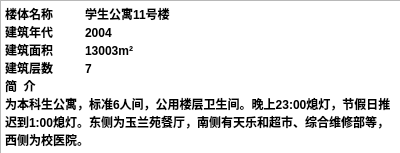
<?xml version="1.0" encoding="UTF-8"?>
<ui version="4.0">
 <class>A11shyihao</class>
 <widget class="QDialog" name="A11shyihao">
  <property name="geometry">
   <rect>
    <x>0</x>
    <y>0</y>
    <width>400</width>
    <height>153</height>
   </rect>
  </property>
  <property name="windowTitle">
   <string>Dialog</string>
  </property>
  <widget class="QTextBrowser" name="textBrowser">
   <property name="geometry">
    <rect>
     <x>0</x>
     <y>0</y>
     <width>401</width>
     <height>181</height>
    </rect>
   </property>
   <property name="html">
    <string>&lt;!DOCTYPE HTML PUBLIC &quot;-//W3C//DTD HTML 4.0//EN&quot; &quot;http://www.w3.org/TR/REC-html40/strict.dtd&quot;&gt;
&lt;html&gt;&lt;head&gt;&lt;meta name=&quot;qrichtext&quot; content=&quot;1&quot; /&gt;&lt;style type=&quot;text/css&quot;&gt;
p, li { white-space: pre-wrap; }
&lt;/style&gt;&lt;/head&gt;&lt;body style=&quot; font-family:'SimSun'; font-size:9pt; font-weight:400; font-style:normal;&quot;&gt;
&lt;p style=&quot; margin-top:0px; margin-bottom:0px; margin-left:0px; margin-right:0px; -qt-block-indent:0; text-indent:0px;&quot;&gt;&lt;span style=&quot; font-weight:600;&quot;&gt;楼体名称	学生公寓11号楼	&lt;/span&gt;&lt;/p&gt;
&lt;p style=&quot; margin-top:0px; margin-bottom:0px; margin-left:0px; margin-right:0px; -qt-block-indent:0; text-indent:0px;&quot;&gt;&lt;span style=&quot; font-weight:600;&quot;&gt;建筑年代	2004&lt;/span&gt;&lt;/p&gt;
&lt;p style=&quot; margin-top:0px; margin-bottom:0px; margin-left:0px; margin-right:0px; -qt-block-indent:0; text-indent:0px;&quot;&gt;&lt;span style=&quot; font-weight:600;&quot;&gt;建筑面积	13003m²	&lt;/span&gt;&lt;/p&gt;
&lt;p style=&quot; margin-top:0px; margin-bottom:0px; margin-left:0px; margin-right:0px; -qt-block-indent:0; text-indent:0px;&quot;&gt;&lt;span style=&quot; font-weight:600;&quot;&gt;建筑层数	7&lt;/span&gt;&lt;/p&gt;
&lt;p style=&quot; margin-top:0px; margin-bottom:0px; margin-left:0px; margin-right:0px; -qt-block-indent:0; text-indent:0px;&quot;&gt;&lt;span style=&quot; font-weight:600;&quot;&gt;简  介	&lt;/span&gt;&lt;/p&gt;
&lt;p style=&quot; margin-top:0px; margin-bottom:0px; margin-left:0px; margin-right:0px; -qt-block-indent:0; text-indent:0px;&quot;&gt;&lt;span style=&quot; font-weight:600;&quot;&gt;为本科生公寓，标准6人间，公用楼层卫生间。晚上23:00熄灯，节假日推迟到1:00熄灯。东侧为玉兰苑餐厅，南侧有天乐和超市、综合维修部等，西侧为校医院。&lt;/span&gt;&lt;/p&gt;&lt;/body&gt;&lt;/html&gt;</string>
   </property>
  </widget>
 </widget>
 <resources/>
 <connections/>
</ui>
